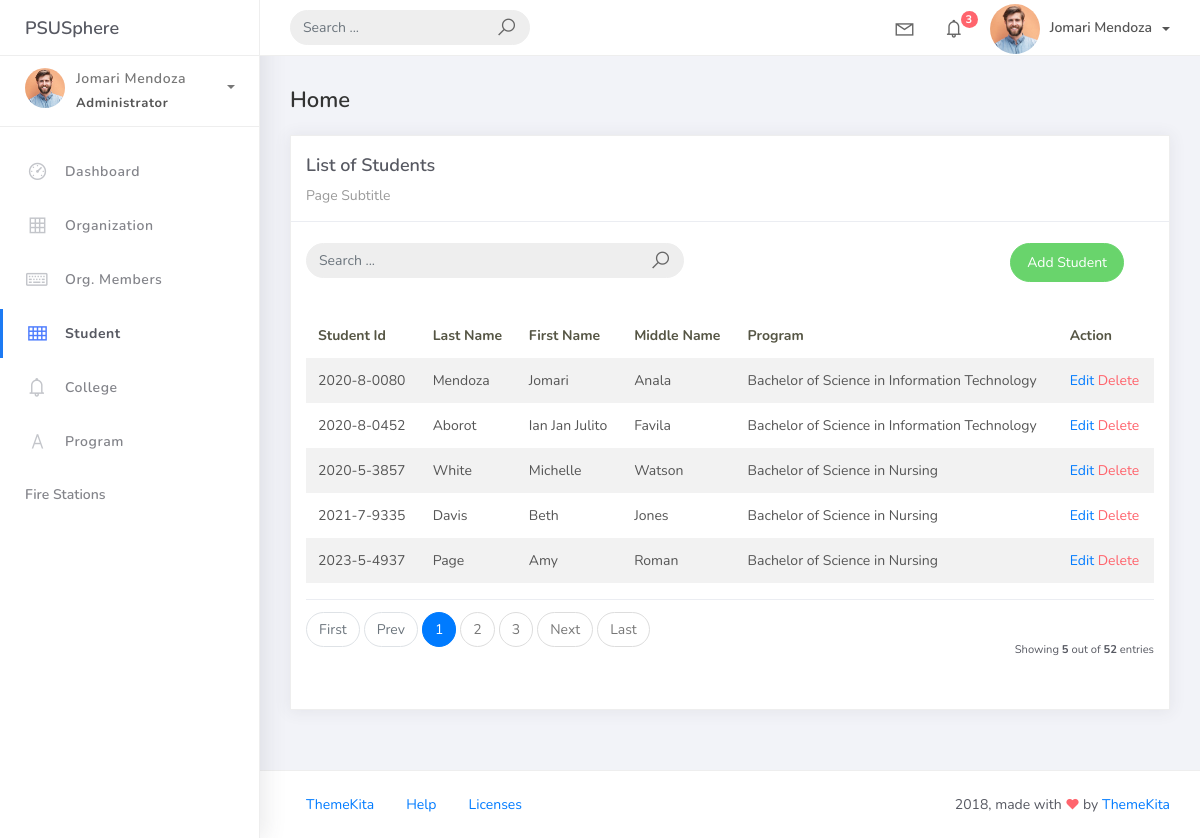
The page /student_list on the database as committed earlier.
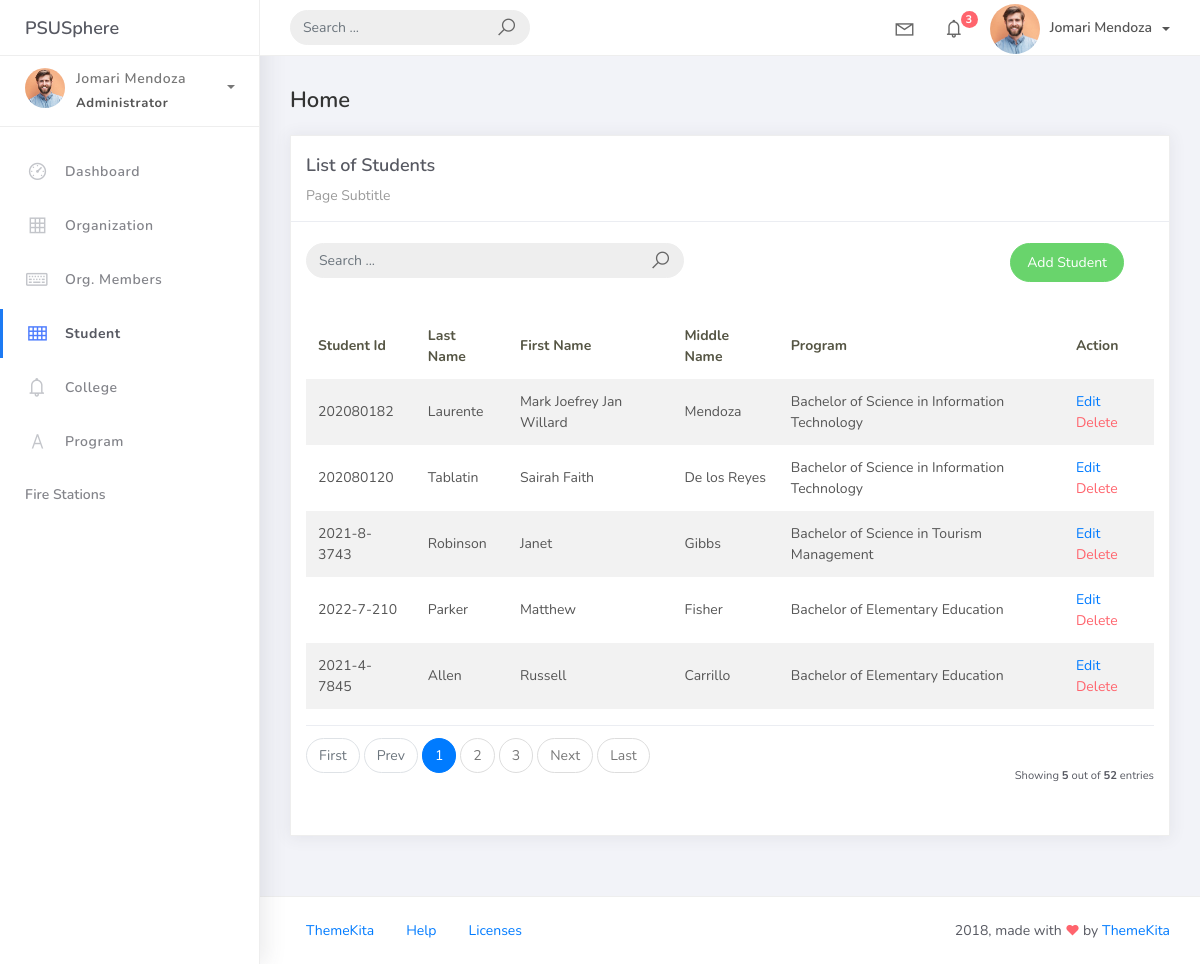
The same page on the database as committed later.
### studentorg/models.py (models this page shows, shortened)
class BaseModel(models.Model):
    created_at = models.DateTimeField(auto_now_add=True, db_index=True)
    updated_at = models.DateTimeField(auto_now=True)
    class Meta:
        abstract = True

class Student(BaseModel):
    student_id = models.CharField(max_length=15)
    lastname = models.CharField(max_length=25)
    firstname = models.CharField(max_length=50)
    middlename = models.CharField(max_length=25, blank=True, null=True)
    program = models.ForeignKey(Program, on_delete=models.CASCADE)

class Program(BaseModel):
    prog_name = models.CharField(max_length=150)
    college = models.ForeignKey(College, on_delete=models.CASCADE)
    def __str__(self):
        return self.prog_name

### studentorg/views.py (the view, shortened to what this page needs)
# urls.py: path("student_list", StudentList.as_view(), name="student-list"),
class StudentList(ListView):
    model = Student
    context_object_name = "student"
    template_name = "student_list.html"
    paginate_by = 5
    def get_queryset(self, *args, **kwargs):
        qs = super(StudentList, self).get_queryset(*args, **kwargs)
        return qs

### templates/student_list.html
{% extends 'base.html' %}
{% load static %}
{% block content %}
  <div class="content">
    <div class="container-fluid">
      <h4 class="page-title">Home</h4>
      <div class="row">
        <div class="col-md-12">
          <div class="card">
            <div class="card-header">
              <div class="card-title">List of Students</div>
              <div class="card-category">Page Subtitle</div>
            </div>
            <br />
            <div class="col-md-12 row">
              <div class="col-md-6">
                <form class="navbar-left navbar-form nav-search mr-md-3" action="{% url 'student-list' %}">
                  <div class="input-group">
                    <input type="text" placeholder="Search ..." class="form-control" name="q" />
                    <div class="input-group-append">
                      <span class="input-group-text"><i class="la la-search search-icon"></i></span>
                    </div>
                  </div>
                </form>
              </div>
              <div class="col-md-6">
                <div class="pull-right">
                  <a href="{% url 'student-add' %}" class="btn btn-success btn-rounded">Add Student</a>
                </div>
              </div>
            </div>
            <div class="card-body">
              <table class="table table-striped mt-3">
                <thead>
                  <tr>
                    <th scope="col">Student Id</th>
                    <th scope="col">Last Name</th>
                    <th scope="col">First Name</th>
                    <th scope="col">Middle Name</th>
                    <th scope="col">Program</th>
                    <th scope="col">Action</th>
                  </tr>
                </thead>
                <tbody>
                  {% for object in object_list %}
                    <tr>
                      <td>{{ object.student_id }}</td>
                      <td>{{ object.lastname }}</td>
                      <td>{{ object.firstname }}</td>
                      <td>{{ object.middlename }}</td>
                      <td>{{ object.program }}</td>
                      <td>
                        <a href="student_list/{{ object.id }}">Edit</a>
                        <a href="student_list/{{ object.id }}/delete" class="text-danger">Delete</a>
                      </td>
                    </tr>
                    {% empty %}
                    <tr>
                      <td colspan="4" style="text-align: center">
                        <p class="text-sm font-weight-bold mb-0">No Records Found</p>
                      </td>
                    </tr>
                  {% endfor %}
                </tbody>
              </table>
              {% include 'includes/pagination.html' %}
            </div>
          </div>
        </div>
      </div>
    </div>
  </div>
{% endblock %}

Rows that differ between the two databases and show on the page:
removed Student: student_id "2021-7-9335", lastname "Davis", firstname "Beth", middlename "Jones", program "Bachelor of Science in Nursing"
changed Student "Mendoza": student_id "2020-8-0080" → "202080182"; lastname "Mendoza" → "Laurente"; firstname "Jomari" → "Mark Joefrey Jan Willard"; middlename "Anala" → "Mendoza"
changed Student: student_id "2020-8-0452" → "202080120"; lastname "Aborot" → "Tablatin"; firstname "Ian Jan Julito" → "Sairah Faith"; middlename "Favila" → "De los Reyes"
changed Student: student_id "2020-5-3857" → "2021-8-3743"; lastname "White" → "Robinson"; firstname "Michelle" → "Janet"; middlename "Watson" → "Gibbs"; program "Bachelor of Science in Nursing" → "Bachelor of Science in Tourism Management"
changed Student: student_id "2023-5-4937" → "2022-7-210"; lastname "Page" → "Parker"; firstname "Amy" → "Matthew"; middlename "Roman" → "Fisher"; program "Bachelor of Science in Nursing" → "Bachelor of Elementary Education"
now on this page (row edited): Student: student_id "2021-4-7845", lastname "Allen", firstname "Russell", middlename "Carrillo", program "Bachelor of Elementary Education"
